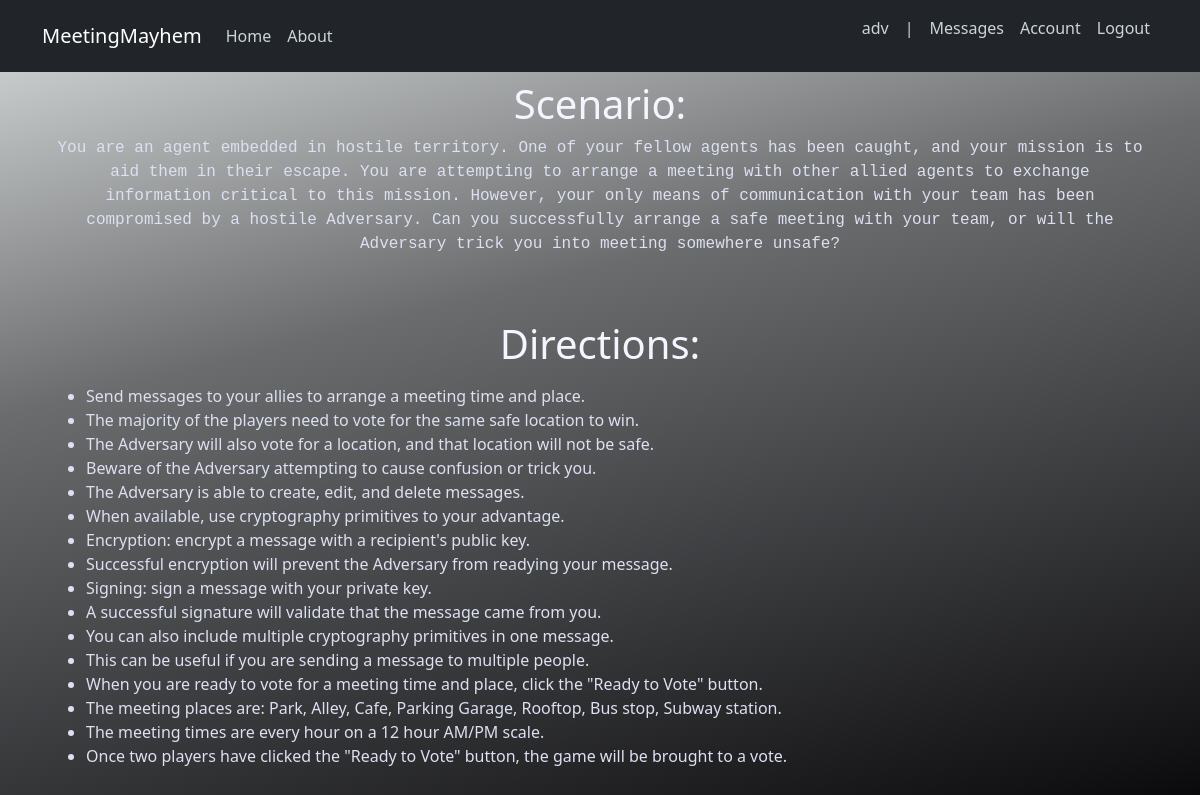
The app's page /home (signed in), older data.
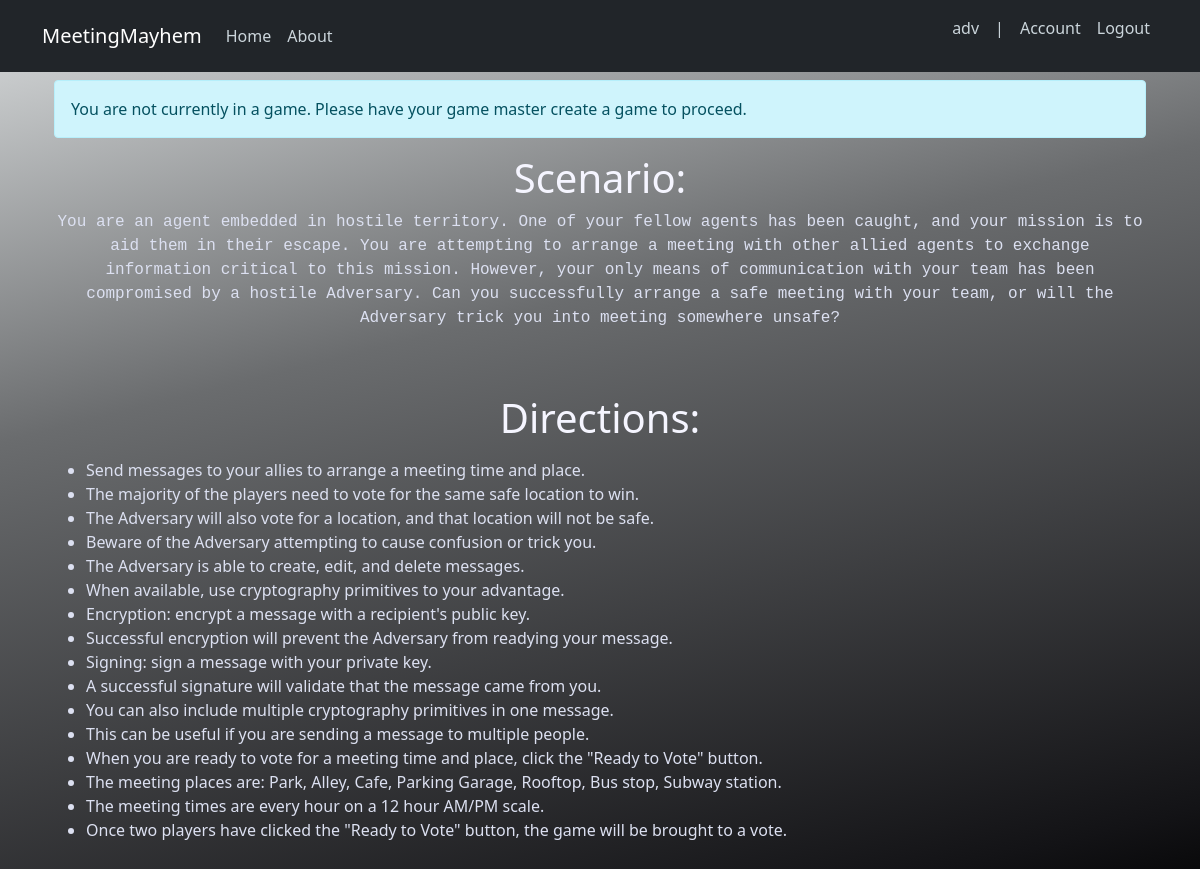
The same page, newer data.
### MeetingMayhem/routes.py (the view)
@app.route('/') #this line states that if the user tries to access http:/<IP>:5000/ it will use the home funciton
@app.route('/home') #likewise, this line is for http:/<IP>:5000/home
def home():
	if current_user.is_anonymous: #ask the user to login or register if they aren't logged in
		flash(f'Please register for an account or login to proceed.', 'info')
	elif not current_user.game and (current_user.role == 3 or current_user.role == 4): #if the user is logged in but isn't in a game, display below message
		flash(f'You are not currently in a game. Please have your game master create a game to proceed.', 'info')
	return render_template('home.html', title='Home') #this line passes the template we want to use and any variables it needs to it

### MeetingMayhem/models.py (called while the page is built)
@login_manager.user_loader #tells login manager that this is the user loader function
def load_user(user_id):
    return User.query.get(int(user_id))

### MeetingMayhem/templates/home.html (shortened to what this page needs)
{% extends "layout.html" %}
{% block content %}
<h1 style="text-align:center" >
Scenario:
</h1>
<p style="text-align:center; font-family:Lucida Console, Courier New, monospace;">
You are an agent embedded in hostile territory.
One of your fellow agents has been caught, and your mission is to aid them in their escape.
You are attempting to arrange a meeting with other allied agents to exchange information critical to this mission.
However, your only means of communication with your team has been compromised by a hostile Adversary.
Can you successfully arrange a safe meeting with your team, or will the Adversary trick you into meeting somewhere unsafe?
</p></br></br>
<h1 style="text-align:center;">
Directions:
</h1>
<p style="text-align:center;">
<ul>
<li>Send messages to your allies to arrange a meeting time and place.</li>
<li>The majority of the players need to vote for the same safe location to win.</li>
<li>The Adversary will also vote for a location, and that location will not be safe.</li>
<li>Beware of the Adversary attempting to cause confusion or trick you.</li>
<li>The Adversary is able to create, edit, and delete messages.</li>
<li>When available, use cryptography primitives to your advantage.</li>
<li>Encryption: encrypt a message with a recipient's public key.</li>
<li>Successful encryption will prevent the Adversary from readying your message.</li>
<li>Signing: sign a message with your private key.</li>
<li>A successful signature will validate that the message came from you.</li>
<li>You can also include multiple cryptography primitives in one message.</li>
<li>This can be useful if you are sending a message to multiple people.</li>
<li>When you are ready to vote for a meeting time and place, click the "Ready to Vote" button.</li>
<li>The meeting places are: Park, Alley, Cafe, Parking Garage, Rooftop, Bus stop, Subway station.</li>
<li>The meeting times are every hour on a 12 hour AM/PM scale.</li>
<li>Once two players have clicked the "Ready to Vote" button, the game will be brought to a vote.</li>
</ul>
</p>
{% endblock content %}

### MeetingMayhem/templates/layout.html (shortened to what this page needs)
<!DOCTYPE html>
<html>
<head>
    <link href="https://cdn.jsdelivr.net/npm/bootstrap@5.0.0/dist/css/bootstrap.min.css" rel="stylesheet">
	<link rel="stylesheet" type="text/css" href="{{ url_for('static', filename='main.css') }}">
</head>
<body>
    <header class="site-header">
        <nav class="navbar navbar-expand-md navbar-dark bg-dark fixed-top">
            <div class="container">
            <a class="navbar-brand mr-4" href="/">MeetingMayhem</a>
            <div class="collapse navbar-collapse" id="navbarToggle">
                <div class="navbar-nav mr-auto">
                <a class="nav-item nav-link" href="{{ url_for('home') }}">Home</a>
                <a class="nav-item nav-link" href="{{ url_for('about') }}">About</a>
                </div>
                <div class="navbar-nav ms-auto">
                    {% if current_user.is_authenticated %}
                        <p class="nav-item nav-link" >{{ current_user.username }}</p>
                        <p class="nav-item nav-link">|</p>
                        {% if current_user.game != None %}
                        <a class="nav-item nav-link" href="{{ url_for('messages') }}">Messages</a>
                        {% endif %}
                        <a class="nav-item nav-link" href="{{ url_for('account') }}">Account</a>
                        <a class="nav-item nav-link" href="{{ url_for('logout') }}">Logout</a>
                    {% else %}
                        <a class="nav-item nav-link" href="{{ url_for('login') }}">Login</a>
                        <a class="nav-item nav-link" href="{{ url_for('register') }}">Register</a>
                    {% endif %}
                </div>
            </div>
            </div>
        </nav>
    </header>
    <main role="main" class="container" style="width:100%;">
    <div class="row" style="width:100%;margin:auto;">
        <div style="width:100%;">
        {% with messages = get_flashed_messages(with_categories=true) %}
            {% if messages %}
                {% for category, message in messages %}
                    <div class="alert alert-{{ category }}">
                        {{ message }}
                    </div>
                {% endfor %}
            {% endif %}
        {% endwith %}
        {% block content %}{% endblock %}
        </div>
    </div>
    <div>
        <br><br><br>
    </div>
    </main>
</body>
</html>

Row changes from the older to the newer data that the page shows:
changed User "adv": game 1 → empty (drawn)
Text that changed along with them:
new list line: "You are not currently in a game. Please have your game master create a game to proceed."
text no longer shown: "Messages"
